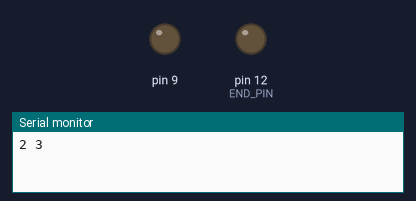
A sketch run on a simulated Arduino Uno, built with avr-gcc and run on an emulated ATmega328P. Shown: output pins drawn as LEDs (lit = HIGH), the last lines printed to the serial monitor.

Above: at 0.1 s.
At 39.1 s:
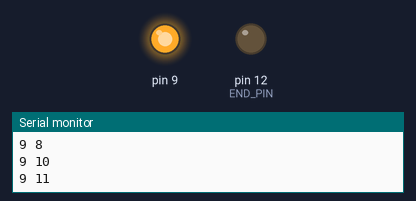
Timing chart, 0 to 40.0 s (numbered marks = the images above):
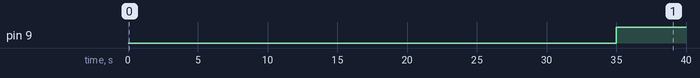

Measured:
- by itself, pin 9: LOW → HIGH at 35.0 s

The sketch:

LED_Test.ino
```cpp
/* walks through a charlieplex, lighting each pixel in turn */

#define START_PIN 2
#define END_PIN 12


void setup(){
  Serial.begin(9600);
  for(int i = START_PIN; i<=END_PIN; i++) {
    pinMode(i, INPUT);
  }


/*nothing*/
}

void loop(){
  for(int out = START_PIN; out<=END_PIN; out++) {
    for(int in = START_PIN; in<=END_PIN; in++) {
      for(int i = START_PIN; i<=END_PIN; i++) {
	pinMode(i, INPUT);
      }
      if(out == in) { continue; }
      Serial.print(out);
      Serial.print(" ");
      Serial.println(in);
      pinMode(out, OUTPUT);
      digitalWrite(out, HIGH);
      pinMode(in, OUTPUT);
      digitalWrite(in, LOW);
      delay(500);
    }
  }
}
```
